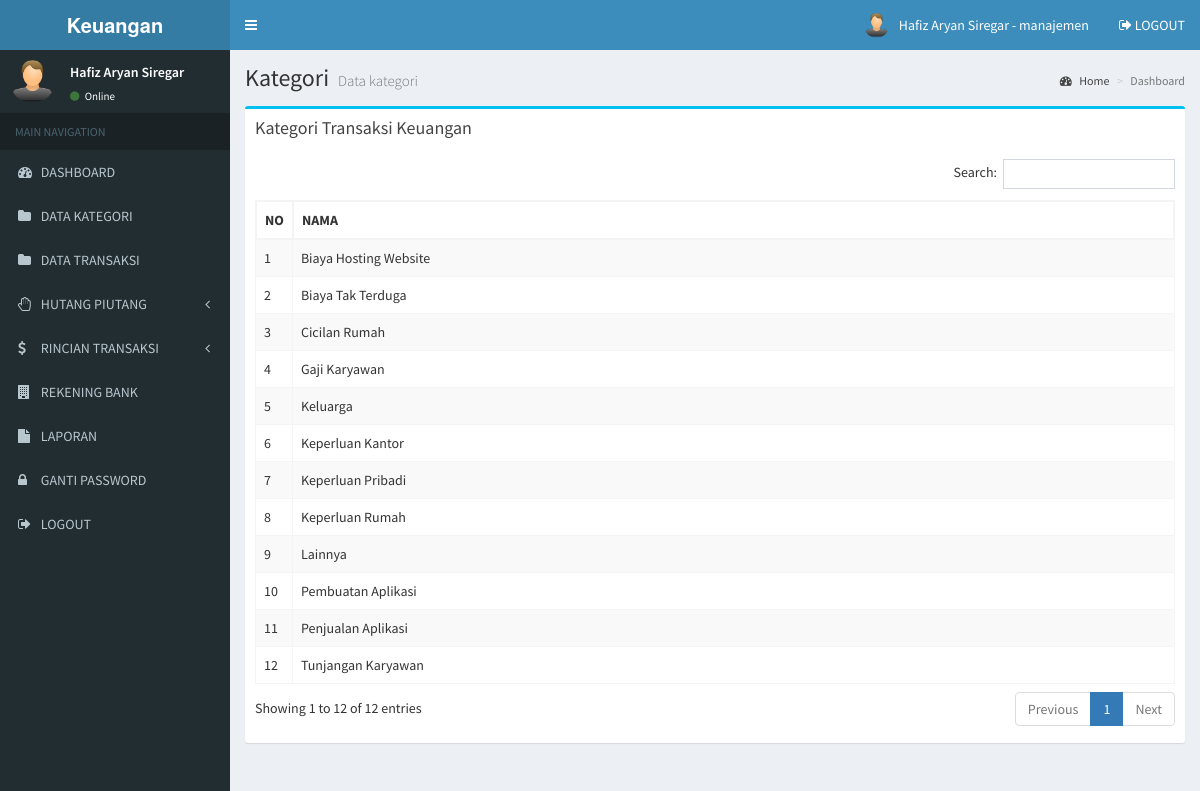
The page /manajemen/kategori.php (signed in) on the database its author committed.
### tables this page shows
CREATE TABLE `kategori` (
  `kategori_id` int(11) NOT NULL,
  `kategori` varchar(255) NOT NULL
);

### manajemen/kategori.php (the view)
<?php include 'header.php'; ?>
<div class="content-wrapper">
  <section class="content-header">
    <h1>
      Kategori
      <small>Data kategori</small>
    </h1>
    <ol class="breadcrumb">
      <li><a href="#"><i class="fa fa-dashboard"></i> Home</a></li>
      <li class="active">Dashboard</li>
    </ol>
  </section>
  <section class="content">
    <div class="row">
      <section class="col-lg-12">
        <div class="box box-info">
          <div class="box-header">
            <h3 class="box-title">Kategori Transaksi Keuangan</h3>
          </div>
          <div class="box-body">
            <div class="table-responsive">
              <table class="table table-bordered table-striped" id="table-datatable">
                <thead>
                  <tr>
                    <th width="1%">NO</th>
                    <th>NAMA</th>
                  </tr>
                </thead>
                <tbody>
                  <?php
                  include '../koneksi.php';
                  $no=1;
                  $data = mysqli_query($koneksi,"SELECT * FROM kategori ORDER BY kategori ASC");
                  while($d = mysqli_fetch_array($data)){
                    ?>
                    <tr>
                      <td><?php echo $no++; ?></td>
                      <td><?php echo $d['kategori']; ?></td>
                    </tr>
                    <?php
                  }
                  ?>
                </tbody>
              </table>
            </div>
          </div>
        </div>
      </section>
    </div>
  </section>
</div>
<?php include 'footer.php'; ?>

### manajemen/header.php (style rules this page uses)
#table-datatable { width: 100% !important; }
#table-datatable .sorting_disabled { border: 1px solid #f4f4f4; }

### rows shown on the page
kategori: kategori "Biaya Hosting Website"
kategori: kategori "Biaya Tak Terduga"
kategori: kategori "Cicilan Rumah"
kategori: kategori "Gaji Karyawan"
kategori: kategori "Keluarga"
kategori: kategori "Keperluan Kantor"
kategori: kategori "Keperluan Pribadi"
kategori: kategori "Keperluan Rumah"
kategori: kategori "Lainnya"
kategori: kategori "Pembuatan Aplikasi"
kategori: kategori "Penjualan Aplikasi"
kategori: kategori "Tunjangan Karyawan"

### other values the page prints
$_SESSION['nama'] "Hafiz Aryan Siregar"
$_SESSION['level'] "manajemen"
